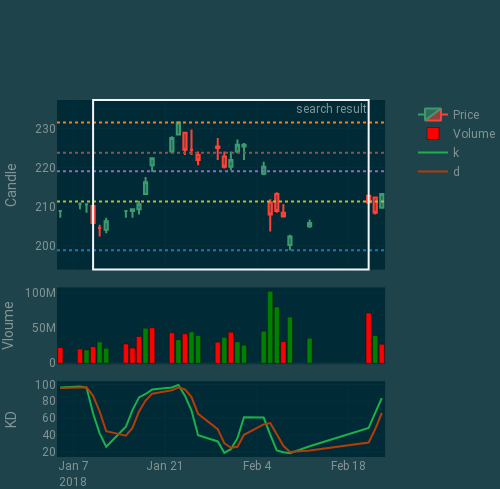

The cell this chart's notebook holds for it:
### Code cell
# 2138:2193 # 103:158 # 320:375 # 4422:4472 # 1212:1262 # 1150:1200 # 4940:4990 # 1100:1123 # 4598:4621 #2604:2627 #460:483 #4729:4752 # 3931:3954
f2 = plotly_plot.plot(df, s = 2475, e= 2499, step=3) #3547:3570 #19 42 # 38 61 #1551:1574 # 1942:1992 #3324:3374 # 1859:1909 # 1057:1107 # 1199:1269 # 1131:1152' # 2730:2751 # 1130:1151
f2 # 1155:1176 # 1130:1151 #1895:1916 # 1857:1878 # 2239:2260 #2417:2471 #2239:2260 @1131:1152 #2475:2499 # 1554:1578
